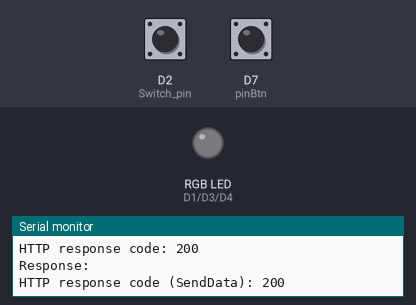
Bench run of a sketch on a simulated ESP8266 (NodeMCU). Parts: an RGB LED mixed from three pins (HIGH = lit), the last lines printed to the serial monitor. The test bench sets the inputs (shaded band); at power-on: D7 (pinBtn) HIGH, D2 (Switch_pin) HIGH. WiFi joins after 1.5 s; servers stay silent unless stated; uploads are accepted with an empty reply.

Above: at 3.1 s.
3.2 s: D7 (pinBtn) pulled LOW for 0.15 s
At 4.5 s:
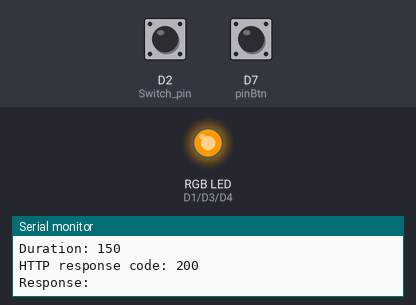
Timing chart, 0 to 6.2 s (numbered marks = the images above; inputs shaded):
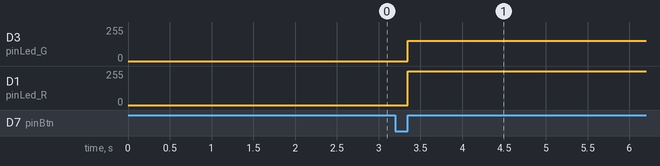

Measured:
- after the input at 3.2 s, D3 (pinLed_G): 0/255 → 153/255 after 0.15 s; D1 (pinLed_R): 0/255 → 254/255 after 0.15 s

The sketch:

k20_game_mode.ino
```cpp
#define pinLed_R D1
#define pinLed_G D3
#define pinLed_B D4
#define pinBtn D7

int lastVal;
unsigned long lastPress;
unsigned long duration;
unsigned long lastDuration;

unsigned long pressDurations[10] = { 0 };
bool isImprove[10] = { false };
int pressIndex = 0;

void game_setup() {
  wifiClient_Setup();
  Serial.begin(9600);
  pinMode(pinLed_R, OUTPUT);
  pinMode(pinLed_G, OUTPUT);
  pinMode(pinLed_B, OUTPUT);
  pinMode(pinBtn, INPUT_PULLUP);
  LedOFF();
  lastVal = HIGH;
  lastPress = millis();
  lastDuration = GetData();
  if (lastDuration <= 0) SendData(6000000);  // במקרה והשרת ריק
}

void game_loop() {
  if (digitalRead(pinBtn) == LOW && lastVal == HIGH && (millis() - lastPress > 50)) {
    lastPress = millis();
    lastVal = LOW;
    Serial.println("start press");
  }
  if (digitalRead(pinBtn) == HIGH && lastVal == LOW) {
    lastVal = HIGH;
    duration = millis() - lastPress;
    Serial.println("end press");
    Serial.print("Duration: ");
    Serial.println(duration);

    pressDurations[pressIndex] = duration;
    isImprove[pressIndex] = duration < lastDuration;

    if (isImprove[pressIndex]) {
      SendData(duration);
      LightLed(0x5DE2E7);
    } else {
      LightLed(0xFE9900);
    }

    pressIndex = (pressIndex + 1) % 10;
    delay(200);
    lastDuration = GetData();
  }
}

void LightLed(long HexaColor) {
  int red = (HexaColor >> 16) & 0xFF;
  int green = (HexaColor >> 8) & 0xFF;
  int blue = HexaColor & 0xFF;

  analogWrite(pinLed_R, red);
  analogWrite(pinLed_G, green);
  analogWrite(pinLed_B, blue);
}

void LedOFF() {
  analogWrite(pinLed_R, 0);
  analogWrite(pinLed_G, 0);
  analogWrite(pinLed_B, 0);
}
```

Arduino-game.ino
```cpp
#define Switch_pin D2

bool IamServer;
int cnt = 0;

void setup() {
  pinMode(Switch_pin, INPUT_PULLUP);
  game_setup();
}

void loop() {
  IamServer = (digitalRead(Switch_pin) == LOW) ? true : false;
  if (!IamServer) {
    game_loop();
  } else if (IamServer && cnt == 0) {
    performance_setup();
    cnt++;
  } else performance_loop();
}
```

k10_connectToServer.ino
```cpp
#include <ESP8266WiFi.h>
#include <WiFiClient.h>
#include <WiFiUdp.h>
#include <ESP8266HTTPClient.h>

const char* ssid = "Z-Network";

WiFiClient client;
int server_port = 80;  // http

void wifiClient_Setup() {
  Serial.println("wifiSetup");
  WiFi.begin(ssid);
  while (WiFi.status() != WL_CONNECTED) {
    Serial.println("trying ...");
    delay(100);
  }
  Serial.println("Connected to network");
}

int GetData() {
  int ret = -1;
  HTTPClient http;
  String dataURL = "http://api.kits4.me/GEN/api.php?ACT=GET&DEV=1121&CH=1";
  http.begin(client, dataURL);
  int httpCode = http.GET();
  Serial.print("HTTP response code: ");
  Serial.println(httpCode);
  if (httpCode == HTTP_CODE_OK) {
    String Res = http.getString();
    Serial.print("Response: ");
    Serial.println(Res);
    ret = Res.toInt();
  } else {
    Serial.print("Error on HTTP request: ");
    Serial.println(http.errorToString(httpCode).c_str());
  }
  http.end();
  return ret;
}

void SendData(int val) {
  HTTPClient http;
  String dataURL = "http://api.kits4.me/GEN/api.php?ACT=SET&DEV=1121&CH=1&VAL=" + String(val);
  http.begin(client, dataURL);
  int httpCode = http.GET();
  Serial.print("HTTP response code (SendData): ");
  Serial.println(httpCode);
  http.end();
}
```

k30_performance_mode.ino
```cpp
#include <ESP8266WiFi.h>
#include <ESP8266WebServer.h>

IPAddress apIP(55, 55, 55, 55);

const char* mySsid = "Z_Arduino";  // Network name
const char* pass = "";         // Network password, if any

ESP8266WebServer server(80);

void wifiSetup() {
  WiFi.mode(WIFI_AP_STA);
  WiFi.softAPConfig(apIP, apIP, IPAddress(255, 255, 255, 0));
  WiFi.softAP(mySsid, pass);
  server.on("/", performanceTable);
  server.onNotFound(handleNotFound);
  server.begin();
}

void performance_setup() {
  wifiSetup();
}

void performance_loop() {
  wifi_loop();
}

void wifi_loop() {
  server.handleClient();
}

void handleNotFound() {
  String message = "File Not Found \n\n";
  message += "URI: ";
  message += server.uri();
  message += "\nMethod: ";
  message += (server.method() == HTTP_GET) ? "GET" : "POST";
  message += "\nArguments: ";
  message += server.args();
  message += "\n";

  for (uint8_t i = 0; i < server.args(); i++) {
    message += " " + server.argName(i) + ": " + server.arg(i) + "\n";
  }
  server.send(404, "text/plain", message);
}
void performanceTable() {
  String html = "<html><head><title>Performance Table</title></head><body>";
  html += "<center><h1>Your Performance Table</h1>";
  html += "<table border='1'><tr><th>Index</th><th>Duration</th><th>Is Improve</th></tr>";
  for (int i = 0; i < pressIndex; i++) {
    html += "<tr><td>" + String(i + 1) + "</td><td>" + String(pressDurations[i]) + "</td><td>" + (isImprove[i] ? "Yes" : "No") + "</td></tr>";
  }
  html += "</table></center></body></html>";
  server.send(200, "text/html", html);
}
```
